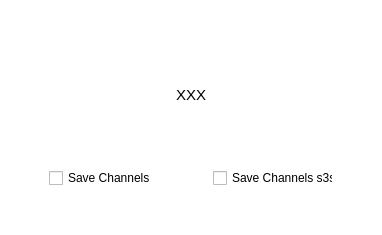
<?xml version="1.0" encoding="UTF-8"?>
<ui version="4.0">
 <class>Dialog</class>
 <widget class="QDialog" name="Dialog">
  <property name="geometry">
   <rect>
    <x>0</x>
    <y>0</y>
    <width>378</width>
    <height>235</height>
   </rect>
  </property>
  <property name="windowTitle">
   <string>Dialog</string>
  </property>
  <property name="styleSheet">
   <string notr="true">QDialog{background-color: rgb(255, 255, 255);}</string>
  </property>
  <layout class="QVBoxLayout" name="verticalLayout">
   <item>
    <layout class="QHBoxLayout" name="horizontalLayout">
     <item>
      <spacer name="horizontalSpacer">
       <property name="orientation">
        <enum>Qt::Horizontal</enum>
       </property>
       <property name="sizeHint" stdset="0">
        <size>
         <width>40</width>
         <height>20</height>
        </size>
       </property>
      </spacer>
     </item>
     <item alignment="Qt::AlignTop">
      <widget class="QLabel" name="mH_logo_XS">
       <property name="minimumSize">
        <size>
         <width>120</width>
         <height>30</height>
        </size>
       </property>
       <property name="maximumSize">
        <size>
         <width>120</width>
         <height>30</height>
        </size>
       </property>
       <property name="frameShape">
        <enum>QFrame::NoFrame</enum>
       </property>
       <property name="text">
        <string>&lt;html&gt;&lt;head/&gt;&lt;body&gt;&lt;p&gt;&lt;br/&gt;&lt;/p&gt;&lt;/body&gt;&lt;/html&gt;</string>
       </property>
       <property name="alignment">
        <set>Qt::AlignCenter</set>
       </property>
      </widget>
     </item>
    </layout>
   </item>
   <item>
    <widget class="QTextEdit" name="textEdit">
     <property name="sizePolicy">
      <sizepolicy hsizetype="Fixed" vsizetype="Fixed">
       <horstretch>0</horstretch>
       <verstretch>0</verstretch>
      </sizepolicy>
     </property>
     <property name="minimumSize">
      <size>
       <width>360</width>
       <height>80</height>
      </size>
     </property>
     <property name="maximumSize">
      <size>
       <width>390</width>
       <height>80</height>
      </size>
     </property>
     <property name="styleSheet">
      <string notr="true">QTextEdit {background-color: rgba(0,0,0,0);
font: 25 11pt &quot;Calibri Light&quot;;
font-family: &quot;Calibri Light&quot;;
}

					</string>
     </property>
     <property name="frameShape">
      <enum>QFrame::NoFrame</enum>
     </property>
     <property name="documentTitle">
      <string/>
     </property>
     <property name="readOnly">
      <bool>true</bool>
     </property>
     <property name="html">
      <string>&lt;!DOCTYPE HTML PUBLIC &quot;-//W3C//DTD HTML 4.0//EN&quot; &quot;http://www.w3.org/TR/REC-html40/strict.dtd&quot;&gt;
&lt;html&gt;&lt;head&gt;&lt;meta name=&quot;qrichtext&quot; content=&quot;1&quot; /&gt;&lt;style type=&quot;text/css&quot;&gt;
p, li { white-space: pre-wrap; }
&lt;/style&gt;&lt;/head&gt;&lt;body style=&quot; font-family:'Calibri Light'; font-size:11pt; font-weight:24; font-style:normal;&quot;&gt;
&lt;p align=&quot;center&quot; style=&quot; margin-top:0px; margin-bottom:0px; margin-left:0px; margin-right:0px; -qt-block-indent:0; text-indent:0px;&quot;&gt;XXX&lt;/p&gt;&lt;/body&gt;&lt;/html&gt;</string>
     </property>
     <property name="placeholderText">
      <string>XXX</string>
     </property>
    </widget>
   </item>
   <item>
    <layout class="QHBoxLayout" name="horizontalLayout_2">
     <item>
      <widget class="QCheckBox" name="save_ch">
       <property name="enabled">
        <bool>true</bool>
       </property>
       <property name="sizePolicy">
        <sizepolicy hsizetype="Fixed" vsizetype="Fixed">
         <horstretch>0</horstretch>
         <verstretch>0</verstretch>
        </sizepolicy>
       </property>
       <property name="minimumSize">
        <size>
         <width>120</width>
         <height>20</height>
        </size>
       </property>
       <property name="maximumSize">
        <size>
         <width>65</width>
         <height>20</height>
        </size>
       </property>
       <property name="layoutDirection">
        <enum>Qt::LeftToRight</enum>
       </property>
       <property name="styleSheet">
        <string notr="true">font: 25 10pt &quot;Calibri Light&quot;;</string>
       </property>
       <property name="text">
        <string>Save Channels</string>
       </property>
       <property name="checkable">
        <bool>true</bool>
       </property>
       <property name="checked">
        <bool>false</bool>
       </property>
       <property name="tristate">
        <bool>false</bool>
       </property>
      </widget>
     </item>
     <item>
      <widget class="QCheckBox" name="save_chs3s">
       <property name="enabled">
        <bool>true</bool>
       </property>
       <property name="sizePolicy">
        <sizepolicy hsizetype="Fixed" vsizetype="Fixed">
         <horstretch>0</horstretch>
         <verstretch>0</verstretch>
        </sizepolicy>
       </property>
       <property name="minimumSize">
        <size>
         <width>120</width>
         <height>20</height>
        </size>
       </property>
       <property name="maximumSize">
        <size>
         <width>65</width>
         <height>20</height>
        </size>
       </property>
       <property name="layoutDirection">
        <enum>Qt::LeftToRight</enum>
       </property>
       <property name="styleSheet">
        <string notr="true">font: 25 10pt &quot;Calibri Light&quot;;</string>
       </property>
       <property name="text">
        <string>Save Channels s3s</string>
       </property>
       <property name="checkable">
        <bool>true</bool>
       </property>
       <property name="checked">
        <bool>false</bool>
       </property>
       <property name="tristate">
        <bool>false</bool>
       </property>
      </widget>
     </item>
    </layout>
   </item>
   <item>
    <widget class="QTextEdit" name="textEdit_2">
     <property name="sizePolicy">
      <sizepolicy hsizetype="Fixed" vsizetype="Fixed">
       <horstretch>0</horstretch>
       <verstretch>0</verstretch>
      </sizepolicy>
     </property>
     <property name="minimumSize">
      <size>
       <width>360</width>
       <height>30</height>
      </size>
     </property>
     <property name="maximumSize">
      <size>
       <width>390</width>
       <height>30</height>
      </size>
     </property>
     <property name="styleSheet">
      <string notr="true">QTextEdit {background-color: rgba(0,0,0,0);
font: 25 11pt &quot;Calibri Light&quot;;
font-family: &quot;Calibri Light&quot;;
}

					</string>
     </property>
     <property name="frameShape">
      <enum>QFrame::NoFrame</enum>
     </property>
     <property name="documentTitle">
      <string/>
     </property>
     <property name="readOnly">
      <bool>true</bool>
     </property>
     <property name="html">
      <string>&lt;!DOCTYPE HTML PUBLIC &quot;-//W3C//DTD HTML 4.0//EN&quot; &quot;http://www.w3.org/TR/REC-html40/strict.dtd&quot;&gt;
&lt;html&gt;&lt;head&gt;&lt;meta name=&quot;qrichtext&quot; content=&quot;1&quot; /&gt;&lt;style type=&quot;text/css&quot;&gt;
p, li { white-space: pre-wrap; }
&lt;/style&gt;&lt;/head&gt;&lt;body style=&quot; font-family:'Calibri Light'; font-size:11pt; font-weight:24; font-style:normal;&quot;&gt;
&lt;p align=&quot;center&quot; style=&quot;-qt-paragraph-type:empty; margin-top:0px; margin-bottom:0px; margin-left:0px; margin-right:0px; -qt-block-indent:0; text-indent:0px;&quot;&gt;&lt;br /&gt;&lt;/p&gt;&lt;/body&gt;&lt;/html&gt;</string>
     </property>
     <property name="placeholderText">
      <string/>
     </property>
    </widget>
   </item>
  </layout>
 </widget>
 <resources/>
 <connections/>
</ui>
